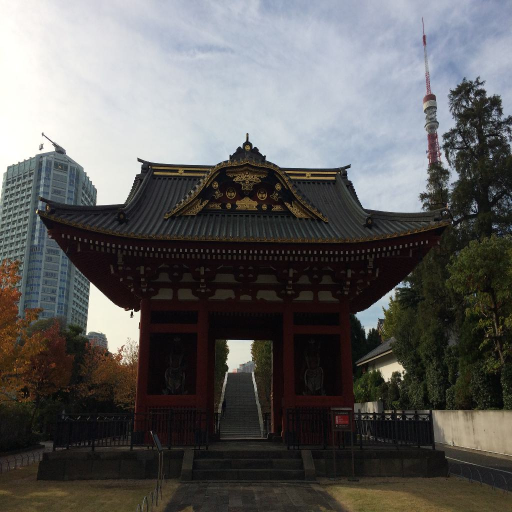
#> input picture code/pipeline_delivering/imgs/14_51093502819_o.jpg, 1024 x 1024 px (shown at 1/2 size)
$ python -i segmentation.py   (imports and definitions only)   (older library calls are emulated)
#> lines starting #> are read from the running program, lines starting #| are printed output that depends on the picture
"""
########################################################################
# Copyright (c) 2022 Vicomtech (http://www.vicomtech.org)
#
# Redistribution and use in source and binary forms, with or without
# modification, are permitted provided that the following conditions are
# met:
#
#    - Redistributions of source code must retain the above copyright
#     notice, this list of conditions and the following disclaimer.
#
#    - Redistributions in binary form must reproduce the above copyright
#     notice, this list of conditions and the following disclaimer in
#     the documentation and/or other materials provided with the
#     distribution.
#
# THIS SOFTWARE IS PROVIDED BY THE COPYRIGHT HOLDERS AND CONTRIBUTORS
# "AS IS" AND ANY EXPRESS OR IMPLIED WARRANTIES, INCLUDING, BUT NOT
# LIMITED TO, THE IMPLIED WARRANTIES OF MERCHANTABILITY AND FITNESS FOR
# A PARTICULAR PURPOSE ARE DISCLAIMED. IN NO EVENT SHALL THE COPYRIGHT
# HOLDER OR CONTRIBUTORS BE LIABLE FOR ANY DIRECT, INDIRECT, INCIDENTAL,
# SPECIAL, EXEMPLARY, OR CONSEQUENTIAL DAMAGES (INCLUDING, BUT NOT
# LIMITED TO, PROCUREMENT OF SUBSTITUTE GOODS OR SERVICES; LOSS OF USE,
# DATA, OR PROFITS; OR BUSINESS INTERRUPTION) HOWEVER CAUSED AND ON ANY
# THEORY OF LIABILITY, WHETHER IN CONTRACT, STRICT LIABILITY, OR TORT
# (INCLUDING NEGLIGENCE OR OTHERWISE) ARISING IN ANY WAY OUT OF THE USE
# OF THIS SOFTWARE, EVEN IF ADVISED OF THE POSSIBILITY OF SUCH DAMAGE.
#
#Description:
#  Plant data gateway
#
# Inital Author:
#      Alberto Di Maro  <adimaro@vicomtech.org>
# Collaborators:
#
########################################################################
"""

import cv2
import numpy as np

def get_HSI(img):
    ''' The function returns the image in the HSV colorspace '''
    return cv2.cvtColor(img, cv2.COLOR_RGB2HSV)

def get_gray_scale(img):
    ''' The function returns the image in grayscale  '''
    return cv2.cvtColor(img, cv2.COLOR_RGB2GRAY)

def laplacian_filter(img, k=3):
    ''' The function returns the Laplacian of the image '''
    gray_img = get_gray_scale(img)
    laplacian = cv2.Laplacian(gray_img, cv2.CV_16S, ksize=k)
    s = cv2.convertScaleAbs(laplacian)
    return s

def get_saturation(hsi_img):
    ''' The function extracts the Saturation channel of an HSV image '''
    return hsi_img[:,:,1]

def get_intensity(hsi_img):
    ''' The function extracts the Value channel of an HSV image '''
    return hsi_img[:,:,2]

def min_max_norm(img):
    ''' The function rescales the pixels between [0,1] '''
    return (img-np.min(img))/(np.max(img)-np.min(img))

def final_mask(img):
    ''' The function returns a tuple of three masks.
    The first one for the detection of the over exposed regions,
    the second for the under exposed ones and the last one for the goodly exposed ones '''
    # -- Getting contrast , intensity and desaturation components --
    img = img
    hsi_img = get_HSI(img)
    hsi_img = min_max_norm(hsi_img)
    contrast_image = min_max_norm(laplacian_filter(img))
    saturation = get_saturation(hsi_img)
    intensity = get_intensity(hsi_img)
    desaturation = 1 - saturation
    # -- initialize the masks to zeros
    mask_intensity_low = np.zeros(intensity.shape)
    mask_intensity_high = np.zeros(intensity.shape)
    mask_desaturation_high = np.zeros(desaturation.shape)
    # -- masks generation
    mask_contrast = np.zeros(contrast_image.shape)
    mask_contrast[contrast_image > 0.9] = 1
    mask_intensity_high[intensity > 0.9] = 1
    mask_desaturation_high[desaturation > 0.9] = 1
    mask_intensity_low[intensity < 0.1] = 1
    mask_low = mask_intensity_low
    mask_high = np.logical_and(mask_desaturation_high, mask_intensity_high)
    final_mask_high = np.logical_or(mask_high, mask_contrast)
    final_mask_low = np.logical_or(mask_low, mask_contrast)
    final_mask_good = np.logical_not(np.logical_or(final_mask_high, final_mask_low))
    return final_mask_high, final_mask_low, final_mask_good

# --- This is the only funciton that needs to be imported ---
def mask_creation_hsi(image):
    ''' The function returns thre three masks in float32 with shape [W,H,C=3] '''
    mask_high, mask_low, mask_good = final_mask(image)
    mask_high = np.array(mask_high, dtype = 'float32')
    mask_low = np.array(mask_low, dtype = 'float32')
    mask_good = np.array(mask_good, dtype = 'float32')
    mask_high = np.stack([mask_high]*3,axis=2)
    mask_low = np.stack([mask_low]*3,axis=2)
    mask_good = np.stack([mask_good]*3,axis=2)
    return mask_high, mask_low, mask_good

>>> import cv2
>>> picture = cv2.cvtColor(cv2.imread('../pipeline_delivering/imgs/14_51093502819_o.jpg'), cv2.COLOR_BGR2RGB)
>>> result = final_mask(picture)
#> in get_HSI, `return cv2.cvtColor(img, cv2.COLOR_RGB2HSV)`: returned value: shape (1024, 1024, 3); mean H, S, V 68.7, 64.6, 102.3
#> in min_max_norm, `return (img-np.min(img))/(np.max(img)-np.min(img))`:
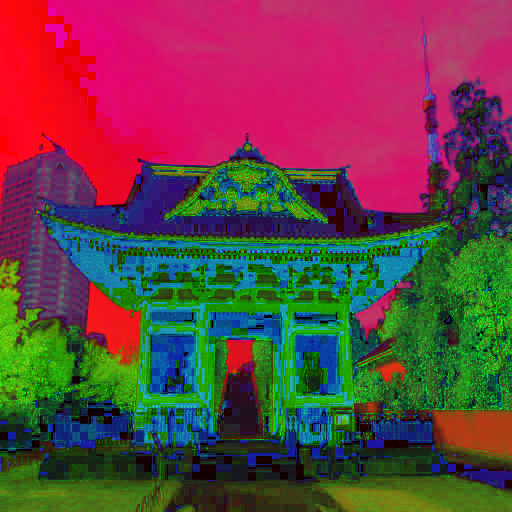
#> returned value: shape (1024, 1024, 3) float64 (shown at 1/2 size); mean of channels 0, 1, 2 0.269, 0.253, 0.401; drawn as B, G, R
#> in get_gray_scale, `return cv2.cvtColor(img, cv2.COLOR_RGB2GRAY)`:
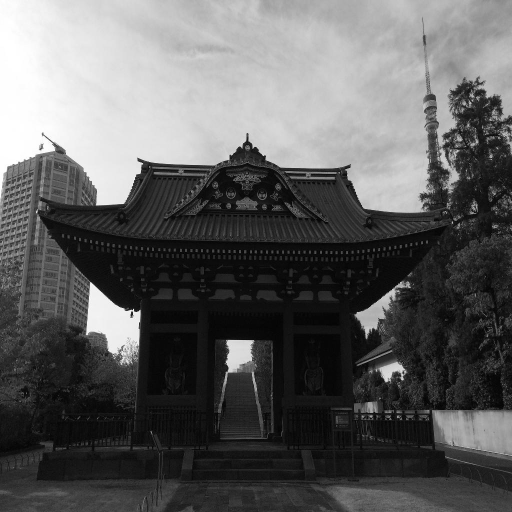
#> returned value: shape (1024, 1024) (shown at 1/2 size); min 0, max 255, mean 94.7
#> in laplacian_filter, `laplacian = cv2.Laplacian(gray_img, cv2.CV_16S, ksize=k)`:
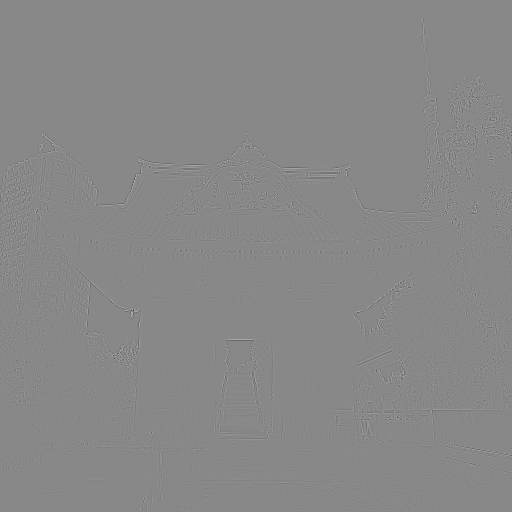
#> laplacian: shape (1024, 1024) int16 (shown at 1/2 size); min -1580, max 1378, mean 0; drawn with min black and max white
#> in laplacian_filter, `s = cv2.convertScaleAbs(laplacian)`:
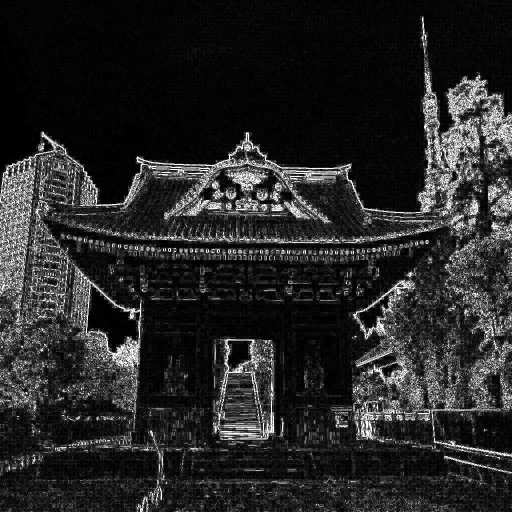
#> s: shape (1024, 1024) (shown at 1/2 size); min 0, max 255, mean 38.3
#> in get_saturation, `return hsi_img[:,:,1]`:
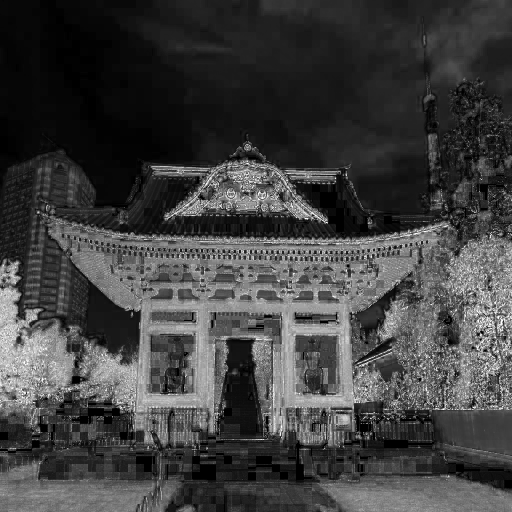
#> returned value: shape (1024, 1024) float64 (shown at 1/2 size); min 0, max 1, mean 0.253
#> in get_intensity, `return hsi_img[:,:,2]`:
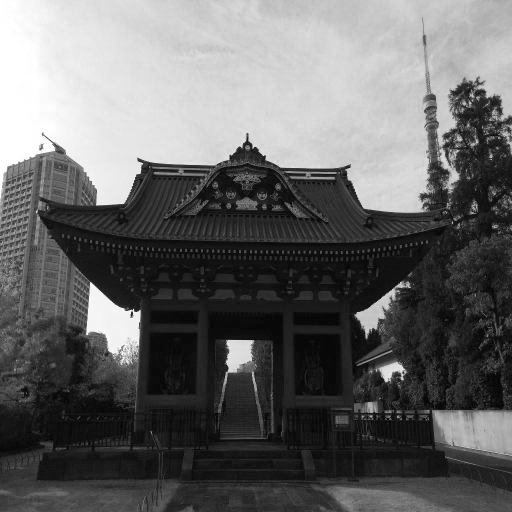
#> returned value: shape (1024, 1024) float64 (shown at 1/2 size); min 0, max 1, mean 0.401
#> in final_mask, `desaturation = 1 - saturation`:
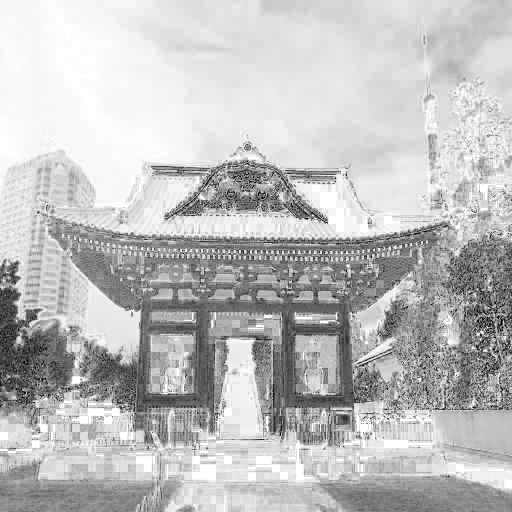
#> desaturation: shape (1024, 1024) float64 (shown at 1/2 size); min 0, max 1, mean 0.747

$ run again, on code/pipeline_delivering/imgs/163_51094238270_o.jpg
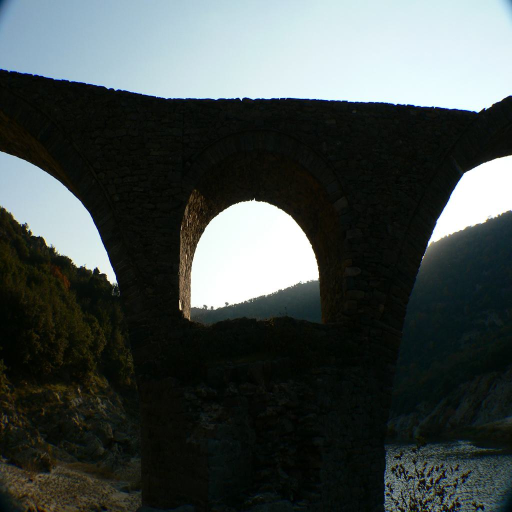
#> input picture code/pipeline_delivering/imgs/163_51094238270_o.jpg, 1024 x 1024 px (shown at 1/2 size)
#> in get_saturation, `return hsi_img[:,:,1]`:
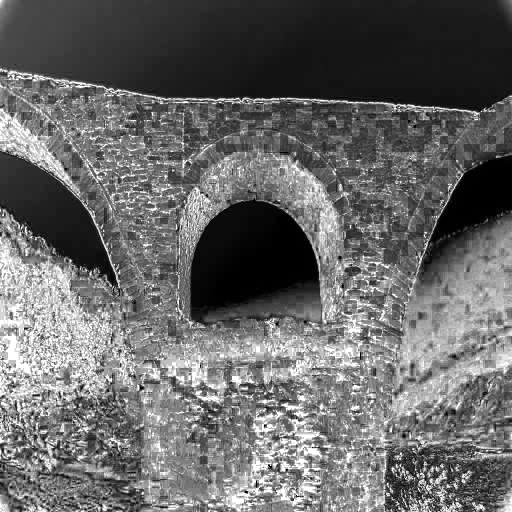
#> returned value: shape (1024, 1024) float64 (shown at 1/2 size); min 0, max 1, mean 0.404
#> in final_mask, `desaturation = 1 - saturation`:
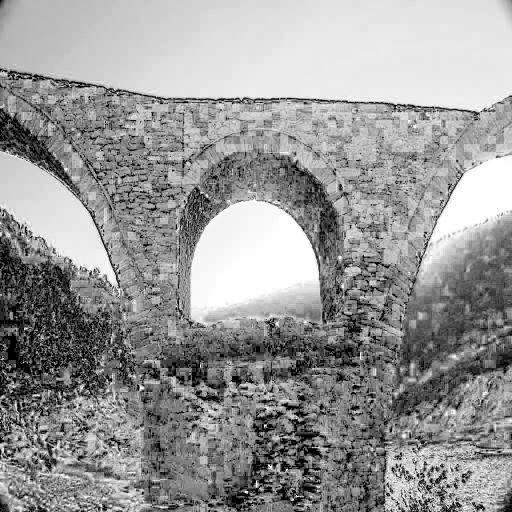
#> desaturation: shape (1024, 1024) float64 (shown at 1/2 size); min 0, max 1, mean 0.596
